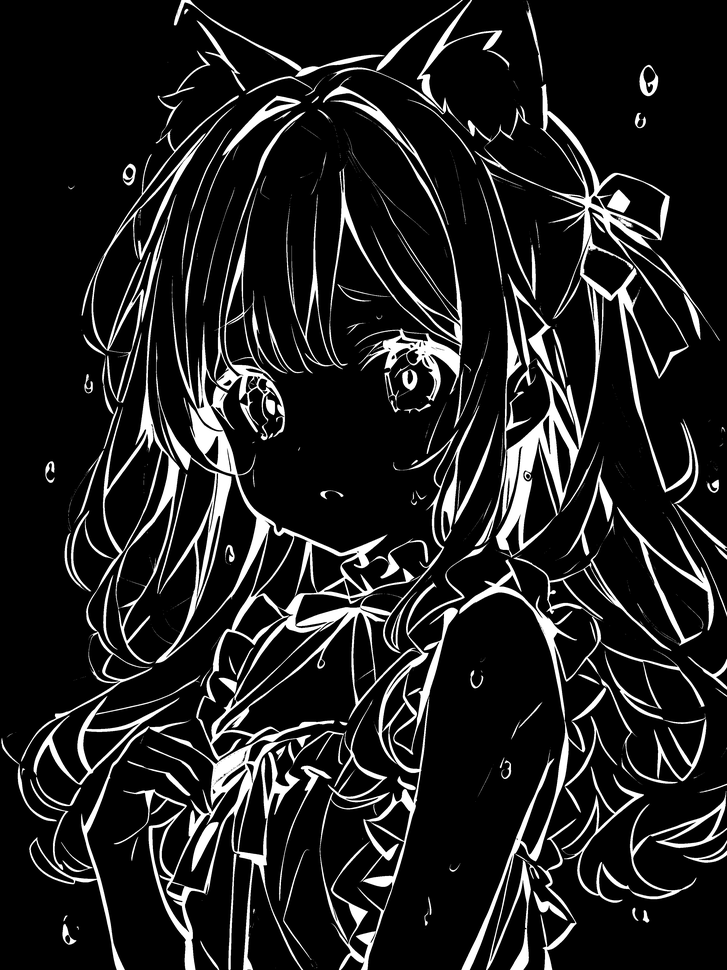
#> input picture images/Gen_Filled_Black.png, 727 x 970 px, shrunk from 3072 x 4096 before the run
$ python image_splitter.py images/Gen_Filled_Black.png
#> lines starting #> are read from the running program, lines starting #| are printed output that depends on the picture; after the words box and inside, x2 and y2 are one past the last pixel; in counts of white or black regions, pixels touching at a corner belong together
#> in main, image is the input picture: shape (970, 727, 3); min 0, max 255, mean 30.8
import cv2
import numpy as np
from colorthief import ColorThief
from PIL import Image
import matplotlib.pyplot as plt
import argparse

def generate_outline(image):
    # Convert to grayscale
    gray = cv2.cvtColor(image, cv2.COLOR_BGR2GRAY)
    # Apply edge detection (Canny)
    edges = cv2.Canny(gray, 100, 200)
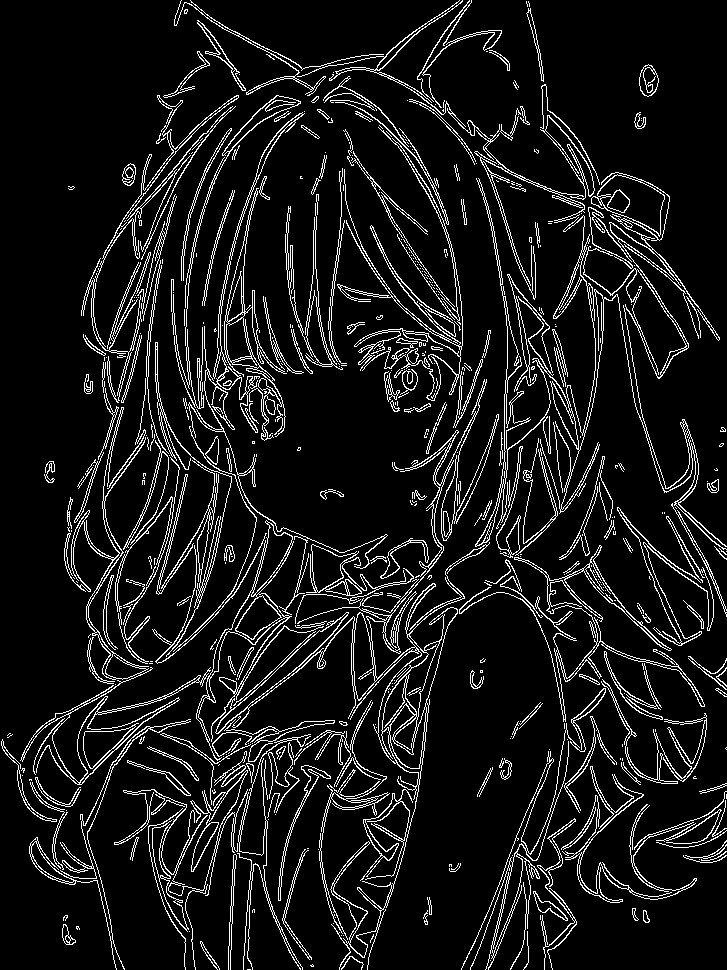
#> edges: shape (970, 727); 9.2% white in thin lines or dots
    return edges

def fill_black_regions(image):
    # Convert to grayscale
    gray = cv2.cvtColor(image, cv2.COLOR_BGR2GRAY)
    # Threshold to fill black regions
    _, filled = cv2.threshold(gray, 50, 255, cv2.THRESH_BINARY_INV)
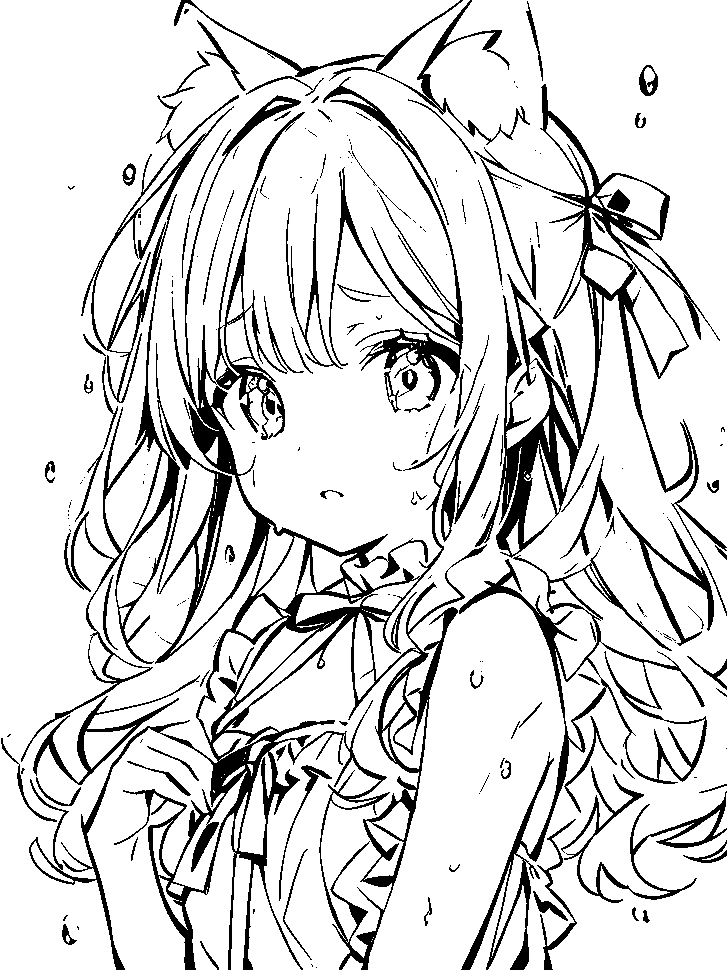
#> filled: shape (970, 727); 85.4% white; 232 black regions (129 under 20 px), largest, box (x1, y1, x2, y2) and area: (21, 95, 487, 970) 44724, (474, 84, 727, 616) 16684, (459, 548, 707, 970) 8787
    return filled

def generate_halftone(image, color, threshold=100):
    # Create a halftone pattern based on a specific color
    mask = cv2.inRange(image, np.array(color) - threshold, np.array(color) + threshold)
    halftone = np.zeros_like(image)
    dot_size = 20

    # Generate halftone dots within the masked regions
    for y in range(0, mask.shape[0], dot_size):
        for x in range(0, mask.shape[1], dot_size):
            if mask[y, x] > 0:
                cv2.circle(halftone, (x, y), dot_size // 2, color[::-1], -1)  # Reverse RGB to BGR for OpenCV

    return halftone

def visualize_output(layers):
    # Visualize all layers side-by-side
    fig, axs = plt.subplots(1, len(layers), figsize=(15, 5))
    for i, (title, layer) in enumerate(layers.items()):
        if len(layer.shape) == 2:  # Grayscale
            axs[i].imshow(layer, cmap='gray')
        else:  # Color
            axs[i].imshow(cv2.cvtColor(layer, cv2.COLOR_BGR2RGB))
        axs[i].set_title(title)
        axs[i].axis('off')
    plt.show()

def save_layer(layer, filename):
    # Save the layer as an image file
    if len(layer.shape) == 2:  # Grayscale
        cv2.imwrite(filename, layer)
    else:  # Color
        cv2.imwrite(filename, cv2.cvtColor(layer, cv2.COLOR_BGR2RGB))

def main(image_path, n_colors):
    # Load image
    image = cv2.imread(image_path)

    # Generate layers
    outline_layer = generate_outline(image)
    filled_black_layer = fill_black_regions(image)

    # Detect dominant colors
    color_thief = ColorThief(image_path)
    dominant_colors = [color_thief.get_palette(color_count=n_colors+1)[i] for i in range(n_colors)]

    # Generate halftone layers for each color
    halftone_layers = [generate_halftone(image, color) for color in dominant_colors]

    # Combine results into layers dictionary for visualization and saving
    layers = {
        "Gen_Outline": outline_layer,
        "Gen_Filled Black": filled_black_layer
    }

    for i, halftone_layer in enumerate(halftone_layers):
        layers[f"Gen_Halftone{i+1}"] = halftone_layer

    # Visualize the results
    visualize_output(layers)

    # Save the layers
    for title, layer in layers.items():
        filename = f"{title.replace(' ', '_')}.png"
        save_layer(layer, filename)
        print(f"Saved {title} as {filename}")

if __name__ == "__main__":
    parser = argparse.ArgumentParser(description="Image Splitter")
    parser.add_argument("image_path", help="Path to the input image file")
    parser.add_argument("--n_colors", type=int, default=5, help="Number of dominant colors to extract (default: 5)")
    args = parser.parse_args()

    main(args.image_path, args.n_colors)
#> (the call stopped at in main, `color_thief = ColorThief(image_path)`: colorthief is not available in this run)
